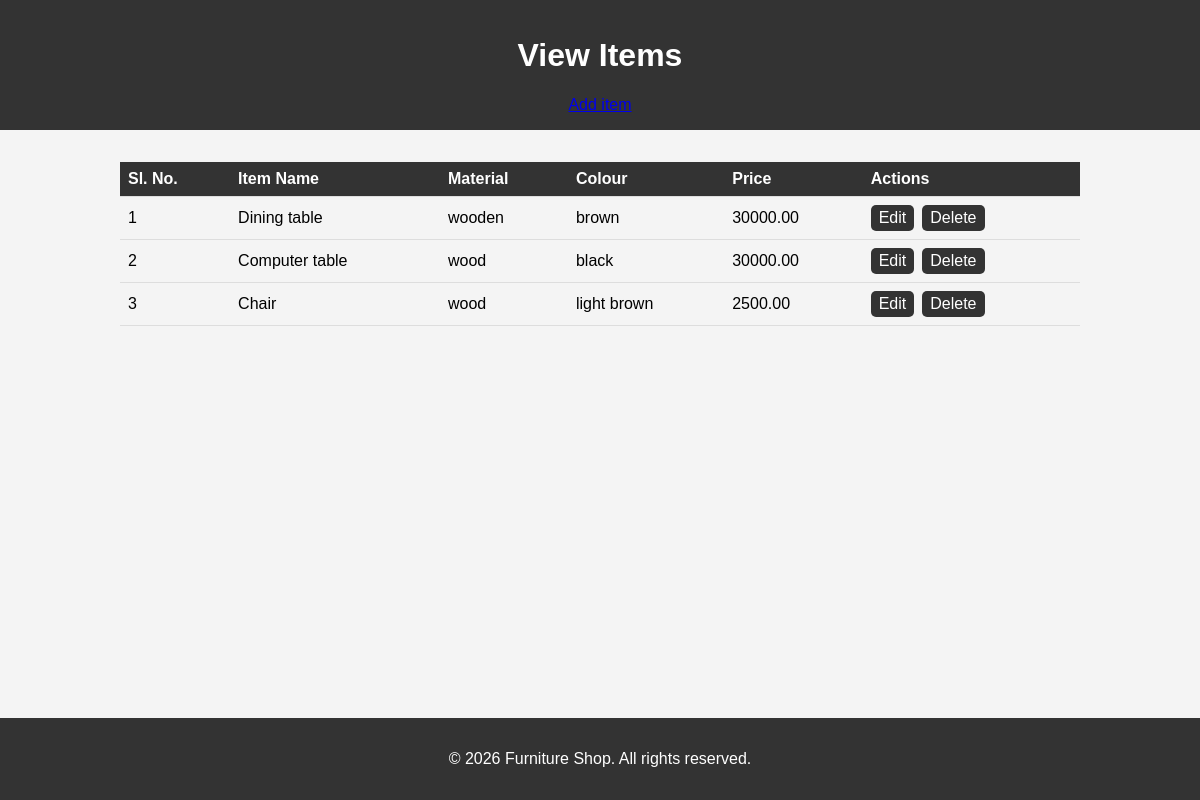
Before: /view_items/ (signed in) with the older database file.
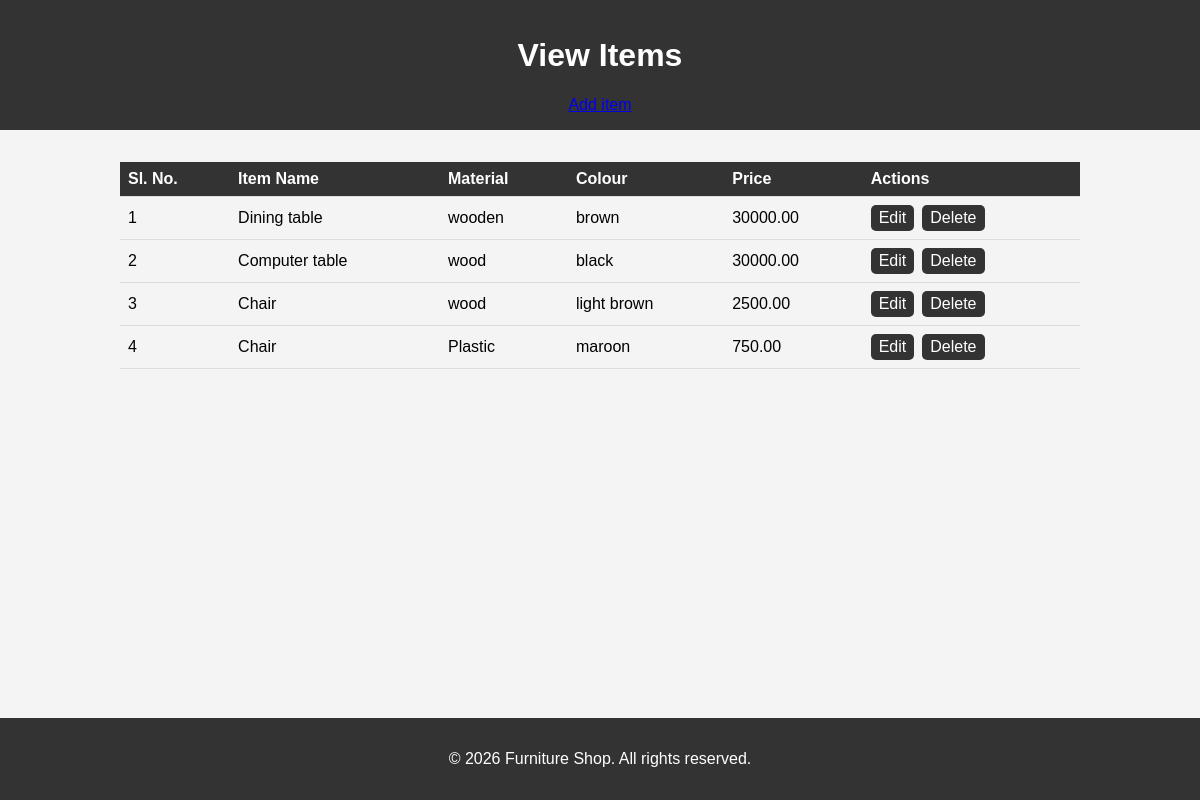
After: the same page with the newer database file.
### items/models.py (models this page shows, shortened)
class Furniture(models.Model):
    item_name = models.CharField(max_length=100)
    material = models.CharField(max_length=100)
    colour = models.CharField(max_length=100)
    price = models.DecimalField(max_digits=10, decimal_places=2)

### items/views.py (the view)
# urls.py: path('view_items/', views.view_items, name='view_items'),
@login_required
def view_items(request):
    items = Furniture.objects.all()
    return render(request, 'view_items.html', {'items': items})

### items/templates/view_items.html (shortened to what this page needs)
<!DOCTYPE html>
<html lang="en">
<head>
</head>
<body>
    <header>
        <h1>View Items</h1>
        <nav>
            <a href="{% url 'add_item' %}">Add item</a>
        </nav>
    </header>
    <div class="container">
        <div class="items-container">
            <table>
                <thead>
                    <tr>
                        <th>Sl. No.</th>
                        <th>Item Name</th>
                        <th>Material</th>
                        <th>Colour</th>
                        <th>Price</th>
                        <th>Actions</th>
                    </tr>
                </thead>
                <tbody>
                    {% for item in items %}
                    <tr>
                        <td>{{ forloop.counter }}</td>
                        <td>{{ item.item_name }}</td>
                        <td>{{ item.material }}</td>
                        <td>{{ item.colour }}</td>
                        <td>{{ item.price }}</td>
                        <td class="action-links">
                            <a href="{% url 'edit_item' item.id %}">Edit</a>
                            <a href="{% url 'delete_item' item.id %}">Delete</a>
                        </td>
                    </tr>
                    {% endfor %}
                </tbody>
            </table>
        </div>
    </div>
    <footer>
        <p>&copy; 2026 Furniture Shop. All rights reserved.</p>
    </footer>
</body>
</html>

Changed rows visible on the page:
added Furniture: item_name "Chair", material "Plastic", colour "maroon", price "750.00"
